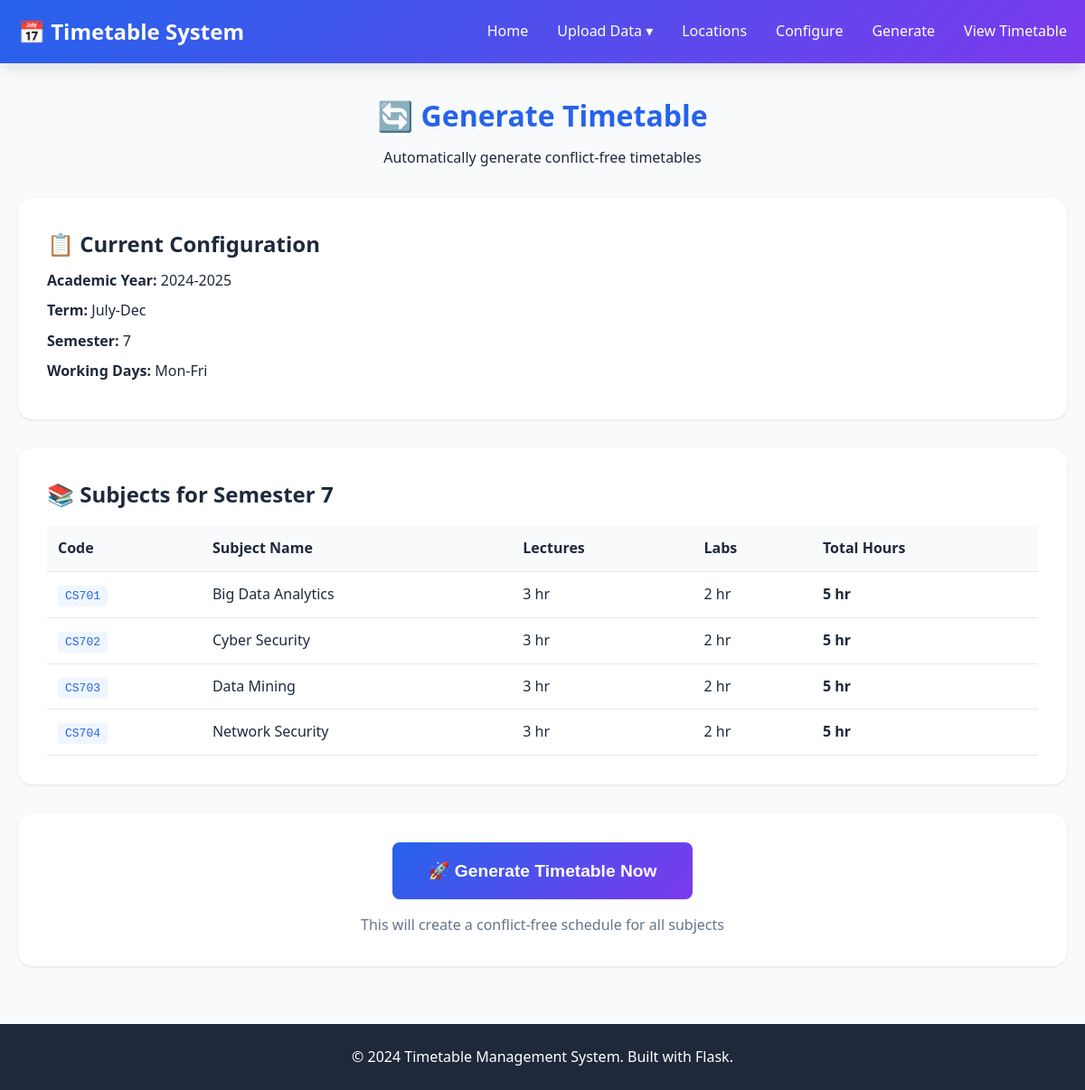
Page /generate on the committed database.
### tables this page shows
CREATE TABLE academic_config (
            id INTEGER PRIMARY KEY AUTOINCREMENT,
            academic_year TEXT NOT NULL,
            term TEXT NOT NULL,
            semester INTEGER NOT NULL,
            working_days TEXT NOT NULL,
            shift_mode TEXT NOT NULL,
            shift_timings TEXT,
            created_at TIMESTAMP DEFAULT CURRENT_TIMESTAMP,
            is_active INTEGER DEFAULT 1
        );

CREATE TABLE subject (
            id INTEGER PRIMARY KEY AUTOINCREMENT,
            subject_name TEXT NOT NULL,
            code TEXT NOT NULL UNIQUE,
            semester INTEGER NOT NULL,
            lecture_credits INTEGER DEFAULT 0,
            lab_credits INTEGER DEFAULT 0,
            created_at TIMESTAMP DEFAULT CURRENT_TIMESTAMP
        );

### app.py (the view)
@app.route('/generate')
def generate_page():
    active_config = get_active_config()
    if not active_config:
        flash('Please configure academic settings first', 'error')
        return redirect(url_for('configure_page'))
    subjects = get_subjects_by_semester(active_config['semester'])
    return render_template('generate.html', config=active_config, subjects=subjects)

### database/db_setup.py (called while the page is built)
def get_connection():
    os.makedirs('database', exist_ok=True)
    conn = sqlite3.connect(DATABASE_PATH)
    conn.row_factory = sqlite3.Row  # Access columns by name
    return conn

### services/config_service.py (called while the page is built)
def get_active_config():
    conn = get_connection()
    cursor = conn.cursor()
    cursor.execute('SELECT * FROM academic_config WHERE is_active = 1 ORDER BY id DESC LIMIT 1')
    row = cursor.fetchone()
    conn.close()
    if row:
        config = dict(row)
        config['shift_timings'] = json.loads(config['shift_timings'])
        return config
    return None

### services/data_service.py (called while the page is built)
def get_subjects_by_semester(semester):
    conn = get_connection()
    cursor = conn.cursor()
    cursor.execute('SELECT * FROM subject WHERE semester = ? ORDER BY subject_name',
                  (semester,))
    rows = cursor.fetchall()
    conn.close()
    return [dict(row) for row in rows]

### templates/generate.html (shortened to what this page needs)
{% extends "base.html" %}
{% block content %}
<div class="page-header">
    <h1>🔄 Generate Timetable</h1>
    <p>Automatically generate conflict-free timetables</p>
</div>
<div class="generate-info">
    <h2>📋 Current Configuration</h2>
    <div class="config-details">
        <p><strong>Academic Year:</strong> {{ config.academic_year }}</p>
        <p><strong>Term:</strong> {{ config.term }}</p>
        <p><strong>Semester:</strong> {{ config.semester }}</p>
        <p><strong>Working Days:</strong> {{ config.working_days }}</p>
    </div>
</div>
<div class="subjects-info">
    <h2>📚 Subjects for Semester {{ config.semester }}</h2>
    {% if subjects %}
        <table class="subjects-table">
            <thead>
                <tr>
                    <th>Code</th>
                    <th>Subject Name</th>
                    <th>Lectures</th>
                    <th>Labs</th>
                    <th>Total Hours</th>
                </tr>
            </thead>
            <tbody>
                {% for subject in subjects %}
                <tr>
                    <td><code>{{ subject.code }}</code></td>
                    <td>{{ subject.subject_name }}</td>
                    <td>{{ subject.lecture_credits }} hr</td>
                    <td>{{ subject.lab_credits }} hr</td>
                    <td><strong>{{ subject.lecture_credits + subject.lab_credits }} hr</strong></td>
                </tr>
                {% endfor %}
            </tbody>
        </table>
    {% else %}
        <div class="no-data">
            <p>⚠️ No subjects found for semester {{ config.semester }}</p>
            <a href="{{ url_for('upload_page') }}" class="btn btn-secondary">Upload Subjects</a>
        </div>
    {% endif %}
</div>
{% if subjects %}
<div class="generate-action">
    <form action="{{ url_for('run_generation') }}" method="POST" onsubmit="return confirm('Generate timetable for {{ subjects|length }} subjects?');">
        <button type="submit" class="btn btn-primary btn-lg">
            🚀 Generate Timetable Now
        </button>
    </form>
    <p class="note">This will create a conflict-free schedule for all subjects</p>
</div>
{% endif %}
{% endblock %}

### static/css/style.css (style rules this page uses)
* { margin: 0; padding: 0; box-sizing: border-box; }
:root { --primary-color: #2563eb; --secondary-color: #7c3aed; --success-color: #10b981; --warning-color: #f59e0b; --error-color: #ef4444; --info-color: #3b82f6; --bg-color: #f8fafc; --card-bg: #ffffff; --text-primary: #1e293b; --text-secondary: #64748b; --border-color: #e2e8f0; --shadow: 0 1px 3px rgba(0, 0, 0, 0.1); --shadow-lg: 0 10px 15px -3px rgba(0, 0, 0, 0.1); }
body { font-family: 'Segoe UI', Tahoma, Geneva, Verdana, sans-serif; background-color: var(--bg-color); color: var(--text-primary); line-height: 1.6; min-height: 100vh; display: flex; flex-direction: column; }
.btn { display: inline-block; padding: 0.75rem 1.5rem; border-radius: 0.5rem; text-decoration: none; font-weight: 600; transition: all 0.3s; border: none; cursor: pointer; font-size: 1rem; }
.btn-primary { background: linear-gradient(135deg, var(--primary-color), var(--secondary-color)); color: white; }
.page-header { text-align: center; margin-bottom: 2rem; }
.page-header h1 { font-size: 2rem; color: var(--primary-color); margin-bottom: 0.5rem; }

### templates/generate.html (style rules this page uses)
.generate-info, .subjects-info, .generate-action { background: var(--card-bg); padding: 2rem; border-radius: 1rem; box-shadow: var(--shadow); margin-bottom: 2rem; }
.config-details p { margin: 0.5rem 0; }
.subjects-table { width: 100%; border-collapse: collapse; margin-top: 1rem; }
.subjects-table th, .subjects-table td { padding: 0.75rem; text-align: left; border-bottom: 1px solid var(--border-color); }
.subjects-table th { background: var(--bg-color); font-weight: 600; }
.subjects-table code { background: #eff6ff; padding: 0.25rem 0.5rem; border-radius: 0.25rem; color: var(--primary-color); }
.generate-action { text-align: center; }
.generate-action .btn-lg { font-size: 1.2rem; padding: 1.25rem 2.5rem; }
.note { margin-top: 1rem; color: var(--text-secondary); }

### rows in the picture
academic_config: academic_year "2024-2025", term "July-Dec", semester "7", working_days "Mon-Fri"
subject: code "CS701", subject_name "Big Data Analytics", lecture_credits "3", lab_credits "2", subject.lecture_credits+subject.lab_credits "5"
subject: code "CS702", subject_name "Cyber Security", lecture_credits "3", lab_credits "2", subject.lecture_credits+subject.lab_credits "5"
subject: code "CS703", subject_name "Data Mining", lecture_credits "3", lab_credits "2", subject.lecture_credits+subject.lab_credits "5"
subject: code "CS704", subject_name "Network Security", lecture_credits "3", lab_credits "2", subject.lecture_credits+subject.lab_credits "5"
